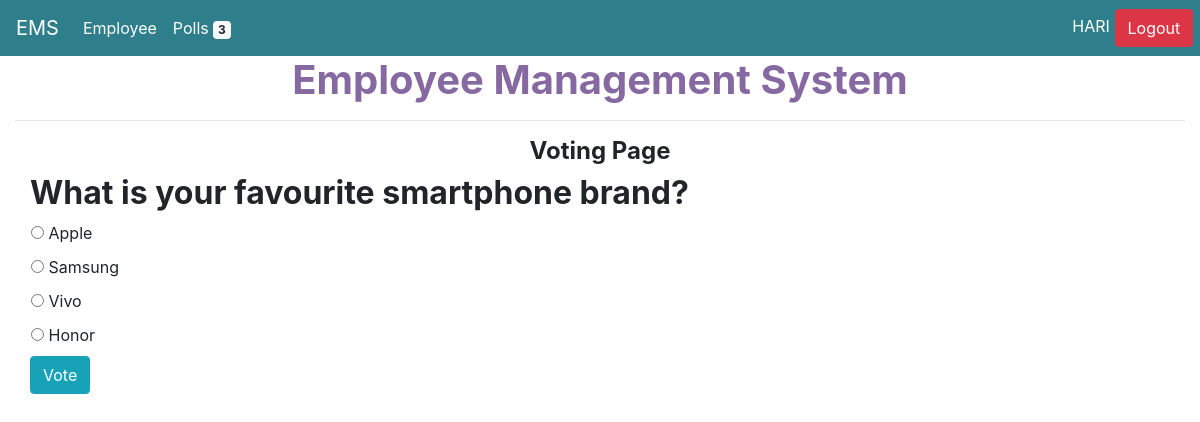
The page /polls/3/ (signed in) on the database its author committed.
### poll/models.py (models this page shows, shortened)
class Question(models.Model):
	title = models.TextField(null=True,blank=True)
	status = models.CharField(default='inactive',max_length=10)
	created_by=models.ForeignKey(User,null=True,blank=True,on_delete=models.CASCADE)
	start_date = models.DateTimeField(null=True,blank=True)
	end_date = models.DateTimeField(null=True,blank=True)
	created_at = models.DateTimeField(auto_now_add=True)
	updated_at = models.DateTimeField(auto_now=True)
	@property
	def hari(self):
		return self.choice_set.all()

class Choice(models.Model):
	question = models.ForeignKey('poll.question',on_delete=models.CASCADE)
	title = models.TextField(null=True,blank=True)
	created_at = models.DateTimeField(auto_now_add=True)
	updated_at = models.DateTimeField(auto_now=True)

### poll/views.py (the view, shortened to what this page needs)
# urls.py: url(r'^(?P<id>\d)/',singlepoll,name='singlepoll')
@login_required(login_url='/login/')
def singlepoll(request,id=None):
	question = Question.objects.get(id=id)
	if request.method == "GET":
		context  = {}
		context['title'] = "Voting Page"
		context['questions'] = question
		return render(request,'polls/poll.html',context)

### employee/templatetags/poll_extras.py (called while the page is built)
def upper(value):
	return value.upper()

### poll/context_processors.py (called while the page is built)
def polls_count(request):
	count = Question.objects.count()
	return {"polls_count":count}

### ems/templates/polls/poll.html (shortened to what this page needs)
{% extends 'base.html' %}
{% block content %}
<div class="container-fluid">
	<h4 style="text-align: center;font-weight: bold;">{{title}}</h4>
	<h2 style="font-weight: bold;">{{questions.title}}?</h2>
	<form method="post" action="">
	<table>
		{% for choice in questions.hari %}
		<tr>
			<td><input type="radio" name="choice" value="{{choice.id}}"> <label>{{choice.title}}</label></td>
		</tr>
		{% empty %}
		<tr>
			<td>There is no choices are available</td>
		</tr>
		{% endfor %}
	</table>
	<button type="submit" class="btn btn-info">Vote</button>
	</form>
</div>
{% endblock %}

### ems/templates/header.html (shortened to what this page needs)
{% load poll_extras %}
<div>
<nav class="navbar navbar-expand-sm bg-dark navbar-dark" style="background-color:#2e7f8b !important">
  <a class="navbar-brand" href="#">{{"ems" | upper}}</a>
  <div style="float: left;width:90%;">
  <ul class="navbar-nav">
    <li class="nav-item" >
      <a class="nav-link" href="{% url 'employees_list' %}" style="color:#fffefb;">{{"employee" | capfirst}}</a>
    </li>
    <li class="nav-item">
      <a class="nav-link" href="{% url 'polls_list' %}" style="color:#fffefb;">Polls <span class="badge badge-light" >{{polls_count}}</span></a>
    </li>
  </ul>
</div>
<div style="float: right;width:10%;">
  <ul class="navbar-nav nav-right">
    {% if user.is_authenticated %}
    <li class="nav-item" style="color:#fffefb;margin: 4%;">{{user.username|upper}}</li>
    <form method="post" action="{% url 'user_logout' %}">
    <input type="submit" class="btn btn-danger" value="Logout">
  </form>
  {% endif %}
  </ul>
</div>
</nav>
</div>

### rows shown on the page
Question: title "What is your favourite smartphone brand"
Choice: title "Apple"
Choice: title "Samsung"
Choice: title "Vivo"
Choice: title "Honor"

### other values the page prints
{{ "ems" | upper }} "EMS"
{{ "employee" | capfirst }} "Employee"
{{ polls_count }} "3"
{{ user.username|upper }} "HARI"
{{ title }} "Voting Page"
